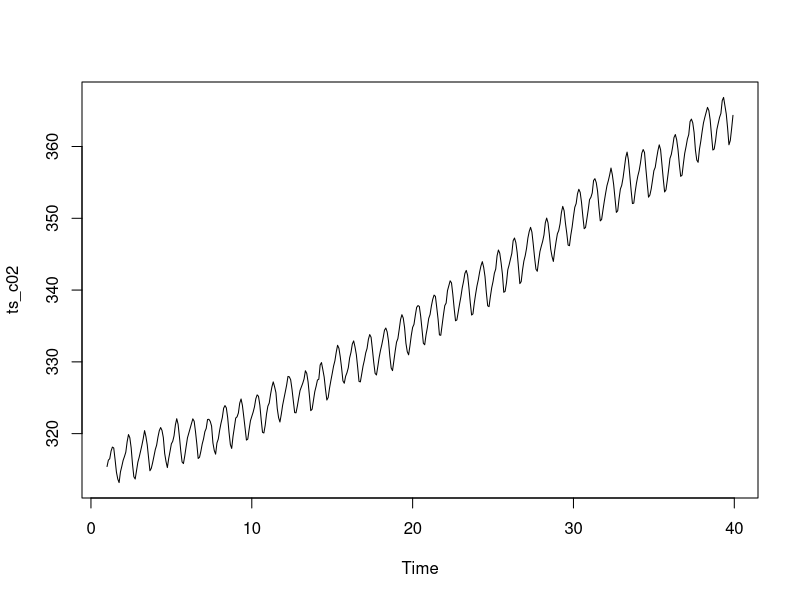
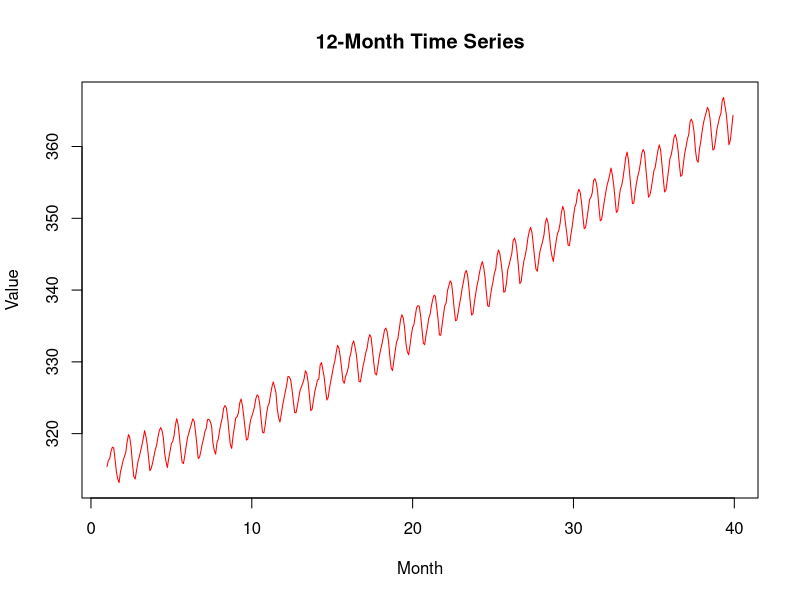

These charts were generated, in order, by the following R code: (Note: this script raises an error after producing the figures.)
# checking out the dataset
summary(co2)
# packages used are
# fbasics, tseries, TSA, Stats, Stats4 and Forecast

help(ts.plot)
require(graphics)
ts_c02 <- ts(co2, start = c(1, 1), frequency = 12)
ts.plot(ts_c02)
# (a)
ts.plot(ts_c02, 
        col = "red", 
        lty = 1, 
        xlab = "Month", 
        ylab = "Value", 
        main = "12-Month Time Series")

# trying to plot this in 12 months but it
# basically looks like the default one

# (b)
acfPlot(ts_c02)

# The ACF plot indicates a monthly seasonality
# of s=12 the ACP value as 1,12,... decay 
# exponentially. 

# (c)
diff_c02 = diff(ts_c02)
ts.plot(diff_c02)
acfPlot(diff_c02)

# (d)
help("arima")
